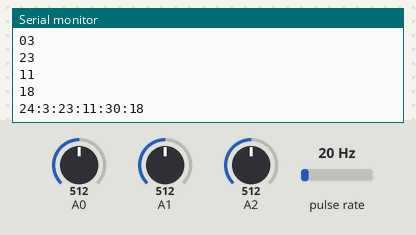
This sketch was run on a simulated Arduino Uno, built with avr-gcc and run on an emulated ATmega328P. On the bench: the last lines printed to the serial monitor. Wiring (inferred from the names in the program): pulse sensor: data pin 2. The inputs (shaded band) are chosen by the test bench; at power-on: pulse rate 20 Hz, A0 = 512, A1 = 512, A2 = 512. Storage starts empty.

Above: at 1.2 s.
1.3 s: pulse rate (sensor on pin 2) set to 4 Hz
At 5.5 s:
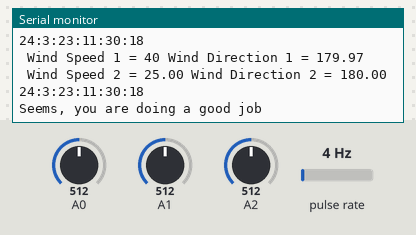
6.5 s: A0 set to 716
8.0 s: A1 set to 716
9.5 s: A2 set to 716
At 10.07 s:
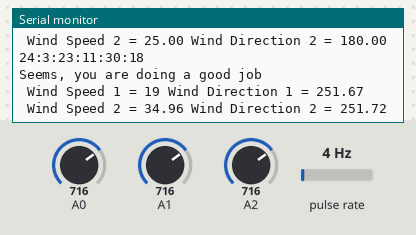
11.0 s: pulse rate (sensor on pin 2) set to 50 Hz
At 12.0 s:
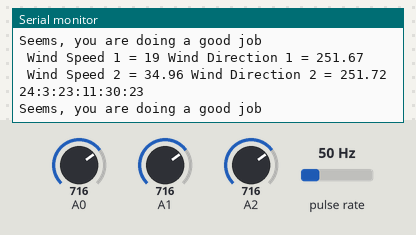
12.5 s: A0 set to 992
Timing chart, 0 to 15.0 s (numbered marks = the images above; inputs shaded):
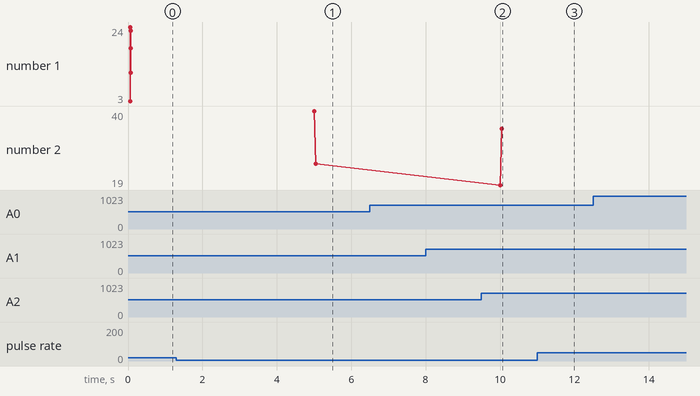

Measured:
- after the input at 1.3 s, the serial monitor: prints a new line after 3.7 s (image 1)
- after the input at 9.5 s, the serial monitor: prints a new line after 0.55 s (image 2)
- plotted number 2: 25 → 34.96 after the input at 9.5 s

The sketch:

datacollection.ino
```cpp
#include<SD.h>
#include<SPI.h>

#define wind_speed_1_pin 2

File myFile ;

volatile long pulsecount ;
volatile long initialcount ;
volatile long finalcount ;
volatile long netcount ;
int interval = 5000 ;
volatile long timespent ;
int wind_speed_1 ;
float wind_dir_1 ;

static String inittime="24-03-23-11-18-00";
int days=11,month=3,year=2023,hours=14,mins=30,secs=0;
void getTime(String t){
  int cnt=0;
  String str = "" ;
  for (int i = 0; i < t.length(); i++)
  {
    char c = t.charAt(i);
    if (c != '-')
    {
      str += String(c);

    }
    else
    {
    Serial.println(str);
      cnt++;
      if (cnt == 1)
      {
        days = str.toInt();
      }
      else if (cnt == 2)
      {
        month = str.toInt();
      }
      else if (cnt == 3)
      {
        year = str.toInt();
      }
      else if (cnt == 4)
      {
        hours = str.toInt();
      }
      else if (cnt == 4)
      {
        mins = str.toInt();
      }
      else if (cnt == 5)
      {
        secs = str.toInt();
      }
            str="";

    }
  }

}

void advanceTime(){
   secs+=(interval/1000);
   if(secs>60){
    mins++;
    secs=secs%60;
   }
   if(mins>60){
    hours++;
    mins=0;
   }
   if(hours>24)
   {
    hours=0;
    days++;
   }
   if(days>30)
   {
    days=1;
    month++;
   }
   if(month>12)
   {
    month=1;
    year++;
   }


}

void setup(){
  pinMode(wind_speed_1_pin , INPUT_PULLUP );
  attachInterrupt( 0,do_count, RISING);
  Serial.begin(9600);
  timespent = millis();
  initialcount = pulsecount;
 while(!Serial){

  };
 Serial.println("Let's initialize the SD module");
 if(!SD.begin(10)){
 Serial.println(" Sorry brroooooo!!!!Seems your SD card not working");
 while(1);
  }
 Serial.println(" Yooo! Its initialized now");
 myFile = SD.open("data.txt",FILE_WRITE);
getTime(inittime);
Serial.println(String(days)+":"+String(month)+":"+String(year)+":"+String(hours)+":"+String(mins)+":"+String(secs));
}

void do_count(){
  pulsecount++ ;
}


void loop(){

   //Serial.print(" Pulse Count =");
   //Serial.println(pulsecount);


   if( millis() - timespent >= interval){
    timespent = millis();
    finalcount = pulsecount ;
    netcount = finalcount - initialcount ;
    wind_speed_1 = netcount*2.25*0.44704 ;
    wind_dir_1 = analogRead(A0)* 0.3515 ; // 0.3515 = 360/1024

    //ADC Code Start

    float wind_vel_2 = analogRead(A2);
    wind_vel_2 = wind_vel_2*50/1024;
//  Serial.println(wind_vel_2);
  //delay(200);

  float wind_dir_2 = analogRead(A1);
  wind_dir_2 = wind_dir_2*360/1024;
//  Serial.println(wind_dir_2);
 // delay(200);
  // ADC End

    Serial.print( " Wind Speed 1 = ");
    Serial.print( wind_speed_1);
    Serial.print( " Wind Direction 1 = ");
    Serial.println(wind_dir_1);
    Serial.print( " Wind Speed 2 = ");
    Serial.print( wind_vel_2);
    Serial.print( " Wind Direction 2 = ");
    Serial.println(wind_dir_2);
    Serial.println(String(days)+":"+String(month)+":"+String(year)+":"+String(hours)+":"+String(mins)+":"+String(secs));
    myFile = SD.open("data.txt",FILE_WRITE);
    if(myFile){
    Serial.println("Seems, you are doing a good job");
    myFile.print(wind_speed_1);
    myFile.print("\t");
    myFile.println(wind_vel_2);
    myFile.print("\t");
    myFile.print(wind_dir_1);
    myFile.print("\t");
    myFile.print(wind_dir_2);
    myFile.print("\t");
    myFile.println(String(days)+":"+String(month)+":"+String(year)+":"+String(hours)+":"+String(mins)+":"+String(secs));
    advanceTime();
    myFile.close();
     }
    else {
    Serial.println(" Uuumm sorry !! Couldn't open your file");
    }
    pulsecount = 0 ;
    initialcount = pulsecount ;


   }
}
```
